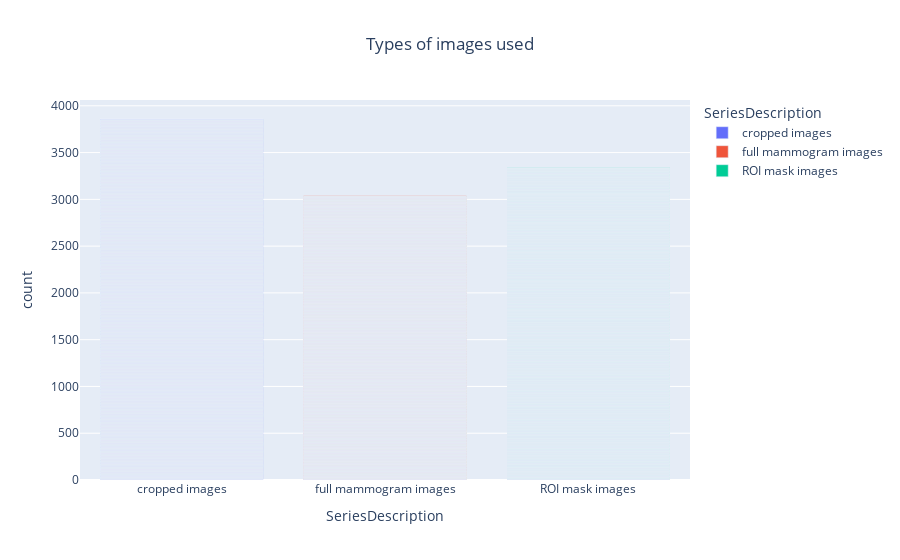

Notebook cell for this chart:
### Code cell
ba_1 = px.bar(data_frame=dicom_cleaned_data, x='SeriesDescription', color='SeriesDescription',
              title='Types of images used')
ba_1.update_layout(title_text='Types of images used', title_x=0.5)
ba_1.show()

### Figure 1 — Plotly figure (JSON) as saved in the notebook; plotly's stock layout.template omitted (floating-point values rounded to 4 significant figures; data arrays with more than 128 entries replaced by an {"elided": "..."} marker saying what was removed)
{"data": [{"alignmentgroup": "True", "hovertemplate": "SeriesDescription=%{x}<br>count=%{y}<extra></extra>", "legendgroup": "cropped images", "marker": {"color": "#636efa", "pattern": {"shape": ""}}, "name": "cropped images", "offsetgroup": "cropped images", "orientation": "v", "showlegend": true, "textposition": "auto", "type": "bar", "x": {"elided": "3859 str values"}, "xaxis": "x", "y": {"elided": "3859 int values"}, "yaxis": "y"}, {"alignmentgroup": "True", "hovertemplate": "SeriesDescription=%{x}<br>count=%{y}<extra></extra>", "legendgroup": "full mammogram images", "marker": {"color": "#EF553B", "pattern": {"shape": ""}}, "name": "full mammogram images", "offsetgroup": "full mammogram images", "orientation": "v", "showlegend": true, "textposition": "auto", "type": "bar", "x": {"elided": "3038 str values"}, "xaxis": "x", "y": {"elided": "3038 int values"}, "yaxis": "y"}, {"alignmentgroup": "True", "hovertemplate": "SeriesDescription=%{x}<br>count=%{y}<extra></extra>", "legendgroup": "ROI mask images", "marker": {"color": "#00cc96", "pattern": {"shape": ""}}, "name": "ROI mask images", "offsetgroup": "ROI mask images", "orientation": "v", "showlegend": true, "textposition": "auto", "type": "bar", "x": {"elided": "3340 str values"}, "xaxis": "x", "y": {"elided": "3340 int values"}, "yaxis": "y"}], "layout": {"barmode": "relative", "legend": {"title": {"text": "SeriesDescription"}, "tracegroupgap": 0}, "title": {"text": "Types of images used", "x": 0.5}, "xaxis": {"anchor": "y", "categoryarray": ["cropped images", "full mammogram images", "ROI mask images"], "categoryorder": "array", "domain": [0, 1], "title": {"text": "SeriesDescription"}}, "yaxis": {"anchor": "x", "domain": [0, 1], "title": {"text": "count"}}}}
